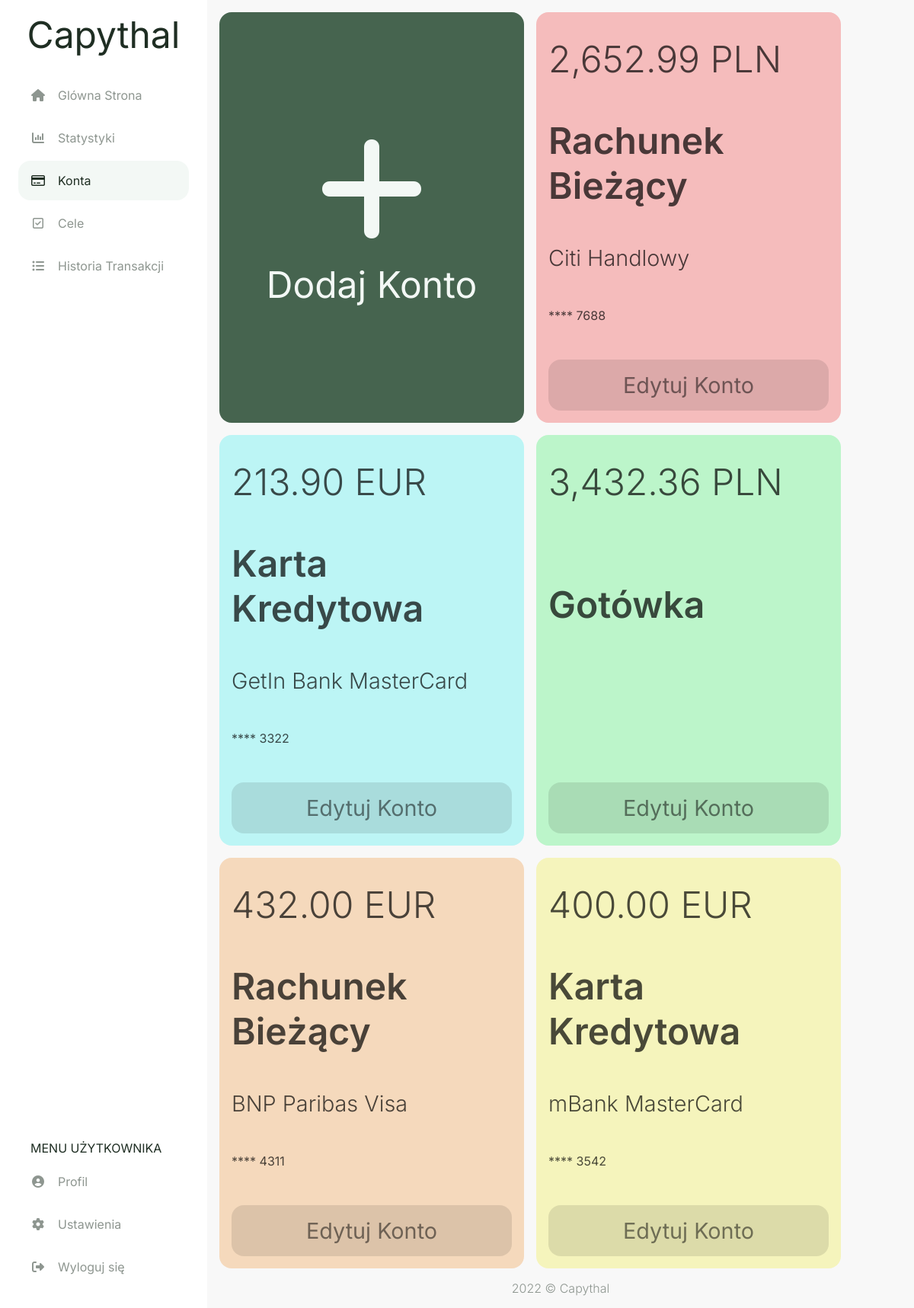
Page /accounts (signed in) on the earlier database version.
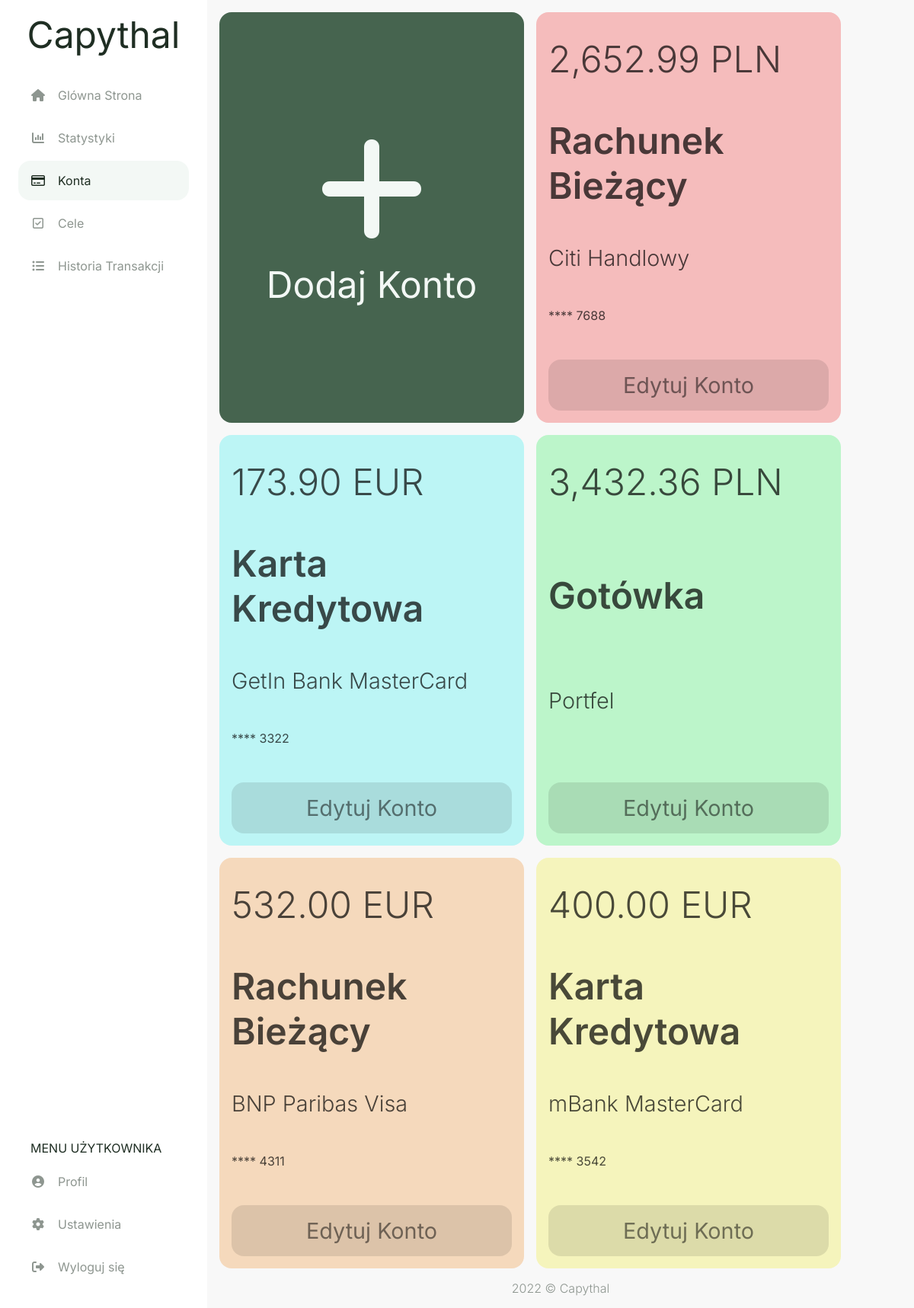
Same page on the later database version.
### capythal/models.py (models this page shows, shortened)
class account(db.Model):
    id = db.Column(db.Integer, primary_key=True)
    user_id = db.Column(db.Integer, db.ForeignKey('user.id'), nullable=False)
    currency_id = db.Column(db.Integer, db.ForeignKey('currency.id'), nullable=False)
    card_id = db.Column(db.Integer, db.ForeignKey('card.id'))
    acc_type_id = db.Column(db.Integer, db.ForeignKey('acc_type.id'), nullable=False)
    style_id = db.Column(db.Integer, db.ForeignKey('style.id'), nullable=False)
    amount = db.Column(db.Float(20,2), default = 0)
    card_number = db.Column(db.String(4))
    fin_inst = db.Column(db.String(20))
    transaction = db.relationship("transaction", backref="account", lazy=True)
    settings = db.relationship("settings", back_populates="account", uselist=False)
    goal = db.relationship("goal", backref="account", lazy=True)

class currency(db.Model):
    id = db.Column(db.Integer, primary_key=True)
    name = db.Column(db.String(20), nullable=False)
    account = db.relationship("account", backref="currency", lazy=True)
    settings = db.relationship("settings", backref="currency", lazy=True)

class acc_type(db.Model):
    id = db.Column(db.Integer, primary_key=True)
    name = db.Column(db.String(20), nullable=False)
    account = db.relationship("account", backref="acc_type", lazy=True)

class card(db.Model):
    id = db.Column(db.Integer, primary_key=True)
    name = db.Column(db.String(20), nullable=False)
    account = db.relationship("account", backref="card", lazy=True)

### capythal/routes.py (the view, shortened to what this page needs)
@app.route('/accounts', methods=['GET', 'POST'])
@login_required
def accounts():
    form_add = addAccForm()
    form_edit = editAccForm()
    accounts = db.session.query(account,currency,card,acc_type,style).join(currency).join(card).join(acc_type).join(style).filter(account.user_id == current_user.id)
    if form_edit.deleteAcc.data and form_edit.validate():
        db.session.execute(
            delete(account)
            .where((account.id == form_edit.account_id.data) & (account.user_id == current_user.id)))
        db.session.commit()
        return redirect(url_for('accounts'))
    return render_template("accounts.html", accounts = accounts, form_add = form_add, form_edit = form_edit)

### capythal/models.py (called while the page is built)
@login_manager.user_loader
def load_user(user_id):
    return user.query.get(int(user_id))

### capythal/routes.py (called while the page is built)
@app.template_filter()
def currencyFormat(value):
    value = float(value)
    return "{:,.2f}".format(value)

### capythal/templates/accounts.html (shortened to what this page needs)
{% extends "layout.html" %}
{% set active_page = "accounts" %}
{% block head %}
  {{ super() }}
  <link rel="stylesheet" href="{{ url_for('static', filename='css/accounts.css') }}">
  <link rel="stylesheet" href="{{ url_for('static', filename='css/modals/account-modal.css') }}">
{% endblock %}
{% block content %}
<div class="accounts-flexbox">
  <a href="#modal-add" class="account-add bg-main-btn fc-main-btn">
    <span class="account-plus-sign fa fa-plus"></span>
    <span class="fs-1">Dodaj Konto</span>
  </a>
  {% for account,currency,card,acc_type,style in accounts %}
    <div class="account-info style-{{ style.name }}">
      <span class="fs-1 fw-light">{{ account.amount | currencyFormat }} {{ currency.name }}</span>
      <span class="fs-1 fw-semibold">{{ acc_type.name }}</span>
      <span class="fs-2 fw-light">
        {% if account.fin_inst %}{{ account.fin_inst }}{% endif %} {% if card.name %}{{ card.name }}{% endif %}
      </span>
      {% if account.card_number %}
      <span class="fs-4">**** {{ account.card_number }}</span>
      {% endif %}
      <a href="#modal{{ account.id }}" class="account-edit" value=1>
        <span class="fs-2">Edytuj Konto</span>
      </a>
    </div>
  {% endfor %}
</div>
{% endblock %}

### capythal/templates/layout.html (shortened to what this page needs)
<!doctype html>
<html lang="pl">
  <head>
    {% block head %}
    <link rel="stylesheet" href="{{ url_for('static', filename='css/style.css') }}">
    {% endblock %}
  </head>
  <body>
    <aside id="navbar" class="navbar">
      <a class="logo fs-1" href="{{ url_for('home') }}">Capythal</a>
      <ul class="navbar-list-top">
        <li class="menu-button {{ 'active' if active_page == 'home' else '' }}">
          <a href="{{ url_for('home') }}" class="menu-button-link">
            <span class="fa fa-fw fa-home my-auto"></span>
            <span class="ml-1 fs-4">Glówna Strona</span>
          </a>
        </li>
        <li class="menu-button {{ 'active' if active_page == 'stats' else '' }}">
          <a href="{{ url_for('stats') }}" class="menu-button-link">
            <span class="fa fa-fw fa-bar-chart my-auto"></span>
            <span class="ml-1 fs-4">Statystyki</span>
          </a>
        </li>
        <li class="menu-button {{ 'active' if active_page == 'accounts' else '' }}">
          <a href="{{ url_for('accounts') }}" class="menu-button-link">
            <span class="fa fa-fw fa-credit-card my-auto"></span>
            <span class="ml-1 fs-4">Konta</span>
          </a>
        </li>
        <li class="menu-button {{ 'active' if active_page == 'goals' else '' }}">
          <a href="{{ url_for('goals') }}" class="menu-button-link">
            <span class="fa fa-fw fa-check-square-o my-auto"></span>
            <span class="ml-1 fs-4">Cele</span>
          </a>
        </li>
        <li class="menu-button {{ 'active' if active_page == 'history' else '' }}">
          <a href="{{ url_for('history') }}" class="menu-button-link">
            <span class="fa fa-fw fa-list-ul my-auto"></span>
            <span class="ml-1 fs-4">Historia Transakcji</span>
          </a>
        </li>
      </ul>
      <ul class="navbar-list-bottom">
        <li class="nav-item">
          <span class="ml-1 fs-4">MENU UŻYTKOWNIKA</span>
        </li>
        <li class="menu-button">
          <a href="{{ url_for('userpage') }}" class="menu-button-link">
            <span class="fa fa-fw fa-user-circle my-auto"></span>
            <span class="ml-1 fs-4">Profil</span>
          </a>
        </li>
        <li class="menu-button">
          <a href="" class="menu-button-link">
            <span class="fa fa-fw fa-cog my-auto"></span>
            <span class="ml-1 fs-4">Ustawienia</span>
          </a>
        </li>
        <li class="menu-button">
          <a href="{{ url_for('logout') }}" class="menu-button-link">
            <span class="fa fa-fw fa-sign-out my-auto"></span>
            <span class="ml-1 fs-4">Wyloguj się</span>
          </a>
        </li>
      </ul>
    </aside>
    <main class="main-content">
      {%block content%}
      {%endblock%}
    </main>
    <footer class="fc-secondary fw-light">
      2022 © Capythal
    </footer>
  </body>
</html>

### capythal/static/css/style.css (style rules this page uses)
html, body { padding: 0; margin: 0; }
html { height: 100%; font-family: 'Inter', sans-serif; width: 100%; }
body { background-color: #F8F8F8; color: #1F2E23; min-height: 100vh; display: flex; flex-direction: column; }
* { box-sizing: border-box; }
aside { background-color: #FFFFFF; }
a { color: #1F2E23; cursor: pointer; text-decoration: none; }
.bg-main-btn { background-color: #46644F; }
.style-red { color: hsl(0, 18%, 33%); background-color: hsl(0, 75%, 85%); }
.style-orange { color: hsl(30, 18%, 33%); background-color: hsl(30, 75%, 85%); }
.style-yellow { color: hsl(58, 18%, 33%); background-color: hsl(58, 75%, 85%); }
.style-green { color: hsl(135, 18%, 33%); background-color: hsl(135, 75%, 85%); }
.style-cyan { color: hsl(180, 18%, 33%); background-color: hsl(180, 75%, 85%); }
.fc-secondary { color: #8E9690; }
.fc-main-btn { color: #F3F8F5; }
.fw-light { font-weight: 300 !important; }
.fw-semibold { font-weight: 600 !important; }
.ml-1 { margin-left: 1rem !important; }
.my-auto { margin: auto 0; }
.navbar { transition: all 0.4s ease-in-out; }
.main-content { height: 100%; }
.navbar { display: flex; flex-direction: column; position: fixed; top: 0; bottom: 0; width: 0; opacity: 0; height: 100%; max-width: 75%; overflow-y: auto; z-index: 101; }
.logo { display: none; margin: 1rem auto 0; }
.navbar-list-top, .navbar-list-bottom { width: 100%; padding: 1.5rem; list-style: none }
.navbar-list-top { margin-top: 0; margin-bottom: auto; }
.navbar-list-bottom { margin-bottom: 0; }
.nav-item { margin: 0.5rem 0; }
.active { border-radius: 1rem; background-color: #F3F8F5; }
.active a { color: #1F2E23 !important; }
.menu-button a { margin-bottom: 0.25rem; color: #8E9690; }
.menu-button-link { display: flex; padding: 1rem; }
footer { margin-top: auto; display: flex; margin-bottom: 1rem; justify-content: center; }
.fs-1 { font-size: 2rem; }
.fs-2 { font-size: 1.5rem; }
.fs-4 { font-size: 0.8rem; }
@media (min-width: 500px) { .fs-1 { font-size: 3rem; } }
@media (min-width: 500px) { .fs-2 { font-size: 2rem; } }
@media (min-width: 500px) { .fs-4 { font-size: 1.2rem ; } }
@media (min-width: 800px) { .navbar { width: 100%; opacity: 1; max-width: 17rem; } }
@media (min-width: 800px) { footer { margin-left: 17rem; } }
@media (min-width: 800px) { .add-tr, .logo { display: block; } }
@media (min-width: 800px) { .main-content { margin-left: 17rem; } }
@media (min-width: 800px) { .fs-1 { font-size: 3rem; } }
@media (min-width: 800px) { .fs-2 { font-size: 1.8rem; } }
@media (min-width: 800px) { .fs-4 { font-size: 1rem; } }

### capythal/static/css/accounts.css (style rules this page uses)
.accounts-flexbox { padding: 1rem; display: flex; gap: 1rem; flex-wrap: wrap; }
.account-add, .account-info { flex: 1 0 100%; border-radius: 1rem; display: flex; flex-direction: column; }
.account-add { padding: 3.5rem; justify-content: center; align-items: center; gap: 1rem; }
.account-plus-sign { font-size: 10rem; }
.account-info { padding: 2rem 1rem 1rem; justify-content: space-between; gap: 3rem; color: rgba(0, 0, 0, 0.7); word-wrap: break-word; }
.account-edit { padding: 1rem; border-radius: 1rem; color: rgba(0, 0, 0, 0.5); background-color: rgba(0, 0, 0, 0.1); }
.account-edit > span { display: flex; justify-content: center; }
@media (min-width: 1100px) { .account-add, .account-info { max-width: 25rem; } }

Differences in the rows shown:
changed account "GetIn Bank": amount "213.90" → "173.90"
changed account "Gotówka": fin_inst (not shown) → "Portfel"
changed account "BNP Paribas": amount "432.00" → "532.00"
